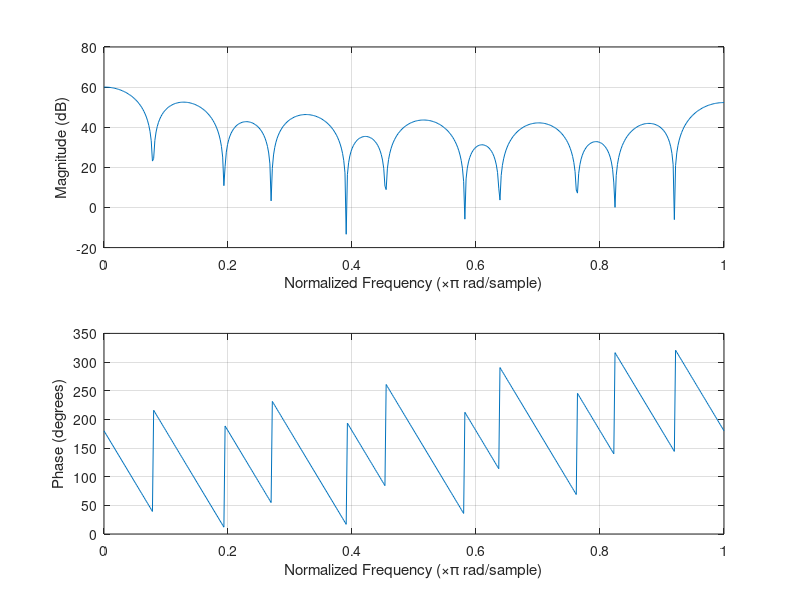

Write MATLAB code to recreate this figure.
wc=0.5*pi;
N=21;
b=fir1(N-1,wc/pi,hamming(N));
subplot(2,1,1);
freqz(abs(b),1,512);
subplot(2,1,2);
freqz(20*log10(abs(b)),1,512);

